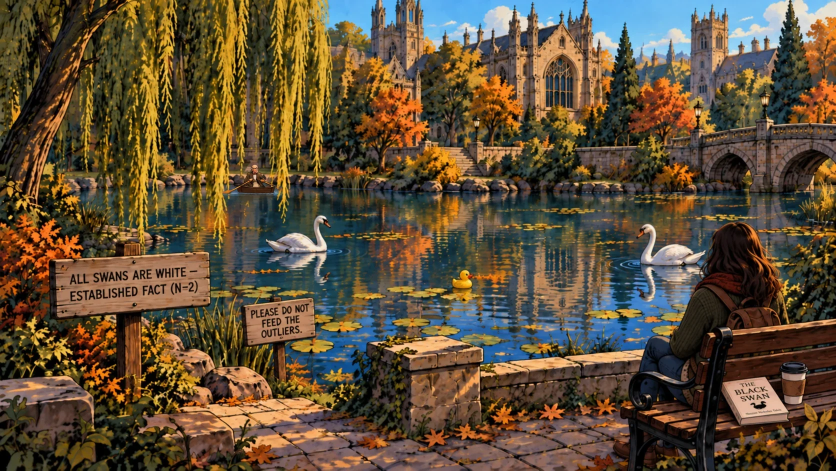
#> input picture art/png-originals/pond-bg-before-coleman.webp, 1672 x 941 px (shown at 1/2 size)
$ python grade.py ../../art/png-originals/pond-bg-before-coleman.webp ../../art/png-originals/profg-panel-close-before-monkey.webp 1.0
#> lines starting #> are read from the running program, lines starting #| are printed output that depends on the picture; after the words box and inside, x2 and y2 are one past the last pixel; in counts of white or black regions, pixels touching at a corner belong together
#!/usr/bin/env python3
"""Harmonise a figure with the cast: warm the neutral greys and navies, tame the highlights.
usage: grade.py IN.png OUT.png [amount=1.0]
Low-chroma pixels (grey cloth, charcoal, white) get a warm push in Lab; saturated colours are left
almost alone, so faces, ties and props keep their colour. Highlights above L 215 are compressed and
turned cream. The same treatment for every figure keeps the cast consistent."""
import sys
import numpy as np
import cv2
from PIL import Image
src, dst = sys.argv[1], sys.argv[2]; amount = float(sys.argv[3]) if len(sys.argv) > 3 else 1.0
im = np.array(Image.open(src).convert('RGBA'))
lab = cv2.cvtColor(im[:, :, :3], cv2.COLOR_RGB2LAB).astype(float)
L, A, B = lab[..., 0], lab[..., 1] - 128, lab[..., 2] - 128
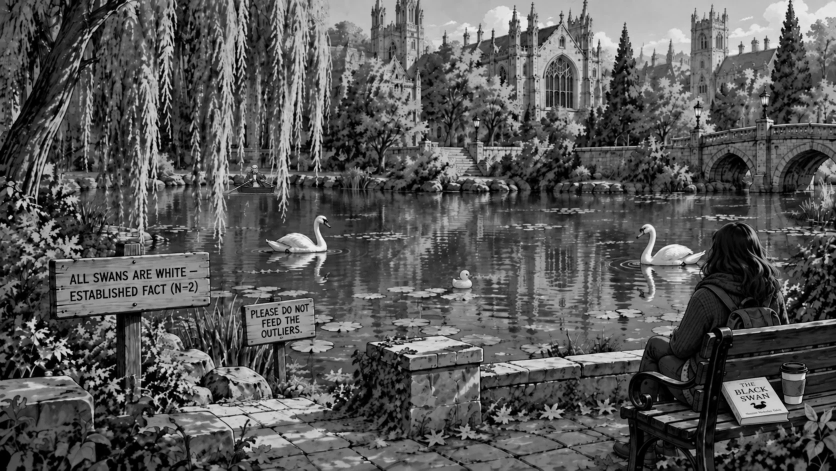
#> L: shape (941, 1672) float64 (shown at 1/2 size); min 0, max 251, mean 87.7
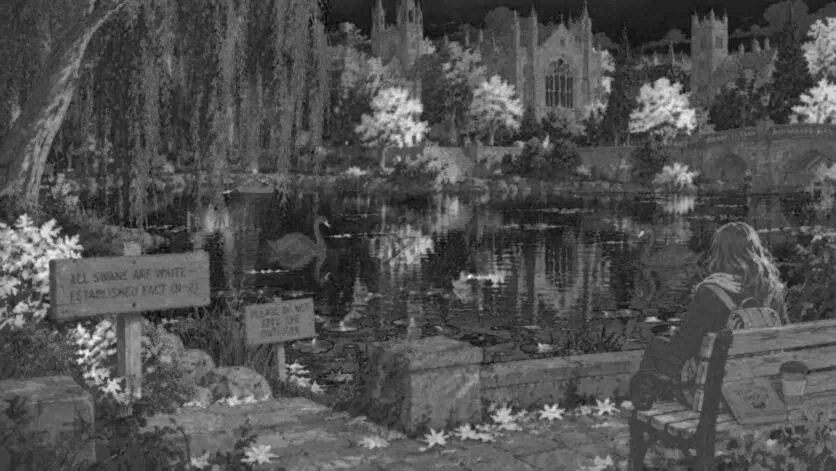
#> A: shape (941, 1672) float64 (shown at 1/2 size); min -19, max 57, mean 5; drawn with min black and max white
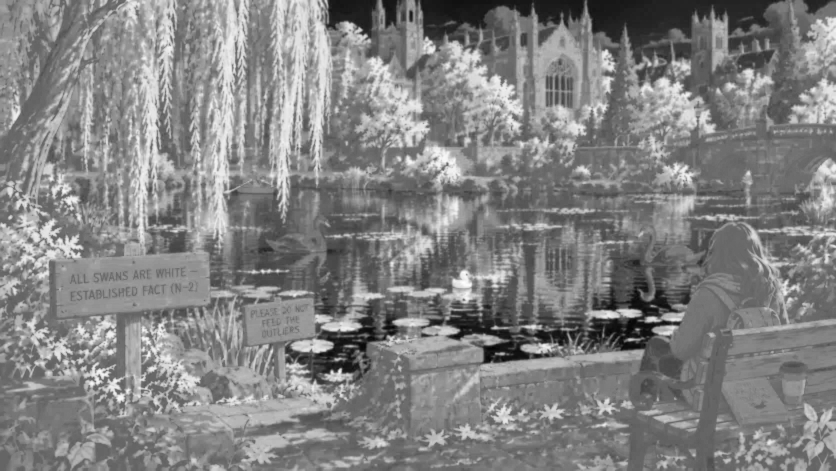
#> B: shape (941, 1672) float64 (shown at 1/2 size); min -52, max 79, mean 15.1; drawn with min black and max white
chroma = np.hypot(A, B)
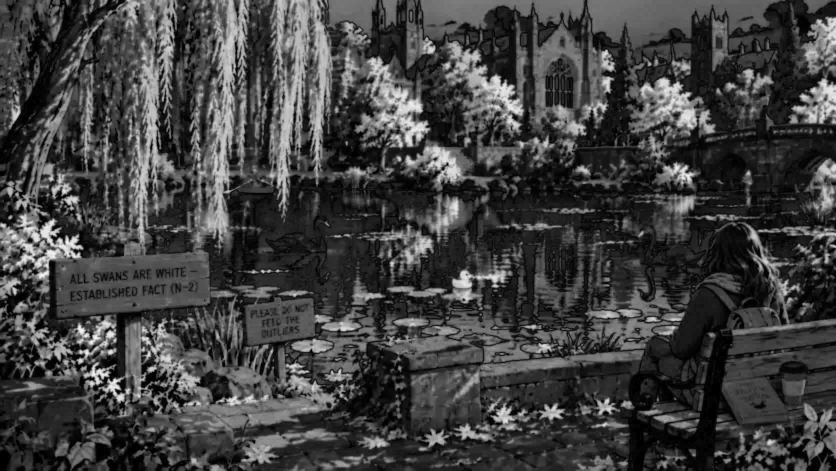
#> chroma: shape (941, 1672) float64 (shown at 1/2 size); min 0, max 88.41, mean 22.6; drawn with min black and max white
neutral = np.clip(1 - chroma / 28, 0, 1) * amount         # 1 for greys, 0 for colours
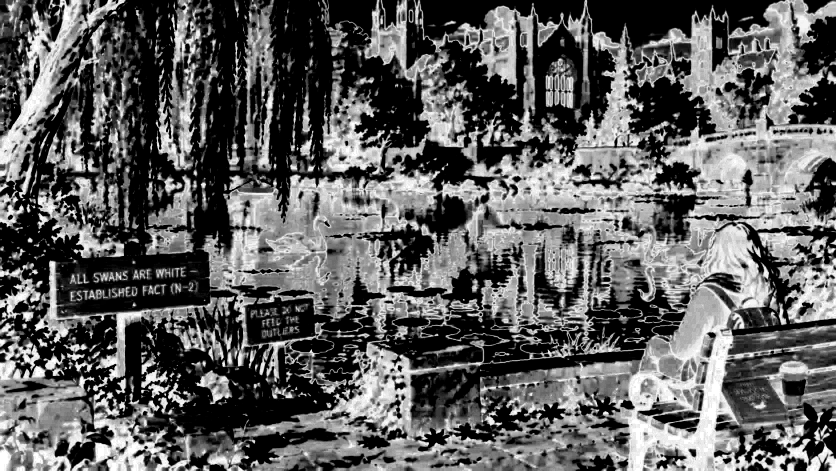
#> neutral: shape (941, 1672) float64 (shown at 1/2 size); min 0, max 1, mean 0.373
cool = np.clip(-B / 20, 0, 1) * amount                     # navies and blue-greys
A += 3.0 * neutral + 2.0 * cool
B += 9.0 * neutral + 8.0 * cool
hi = L > 215
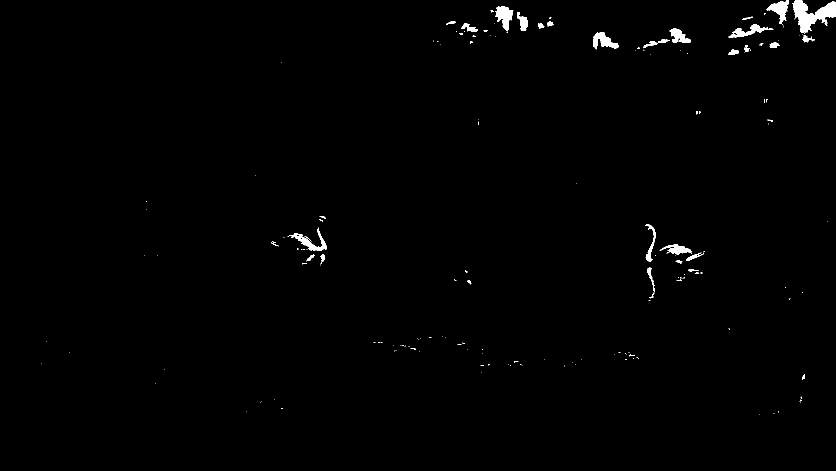
#> hi: shape (941, 1672) bool (shown at 1/2 size); 0.79% white; 188 white regions (153 under 20 px), largest, box (x1, y1, x2, y2) and area: (1584, 0, 1672, 65) 2796, (990, 12, 1027, 63) 1005, (575, 455, 653, 502) 928
L = np.where(hi, 215 + (L - 215) * 0.55, L)
B = np.where(hi, np.maximum(B, 12 * amount), B)
lab = np.dstack([L, A + 128, B + 128])
rgb = cv2.cvtColor(np.clip(lab, 0, 255).astype('uint8'), cv2.COLOR_LAB2RGB)
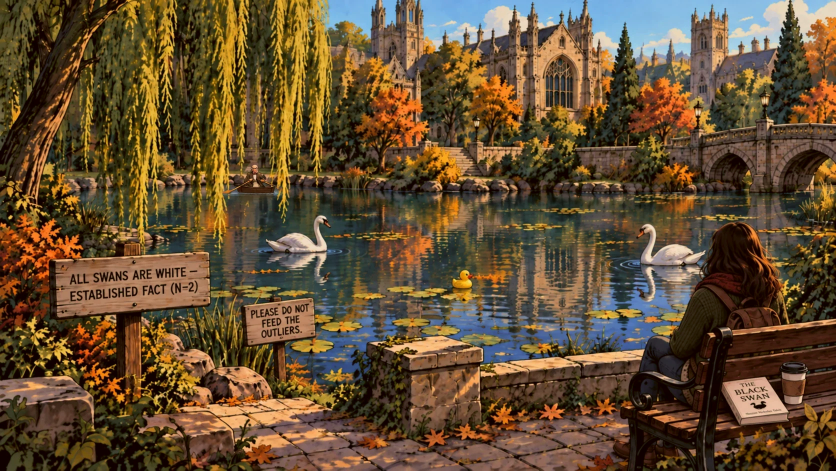
#> rgb: shape (941, 1672, 3) (shown at 1/2 size); mean R, G, B 100.1, 78.5, 51.4
Image.fromarray(np.dstack([rgb, im[:, :, 3]])).save(dst)

$ run again, on art/png-originals/profg-panel-micdrop-before-monkey.webp
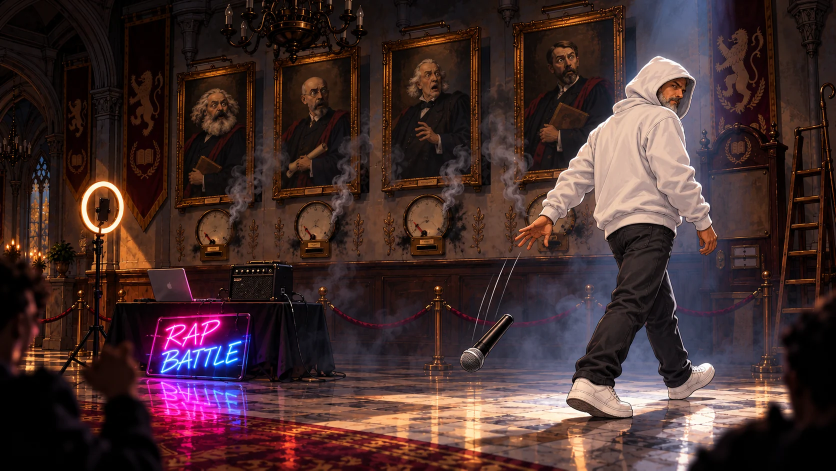
#> input picture art/png-originals/profg-panel-micdrop-before-monkey.webp, 1672 x 941 px (shown at 1/2 size)
#> `hi = L > 215`:
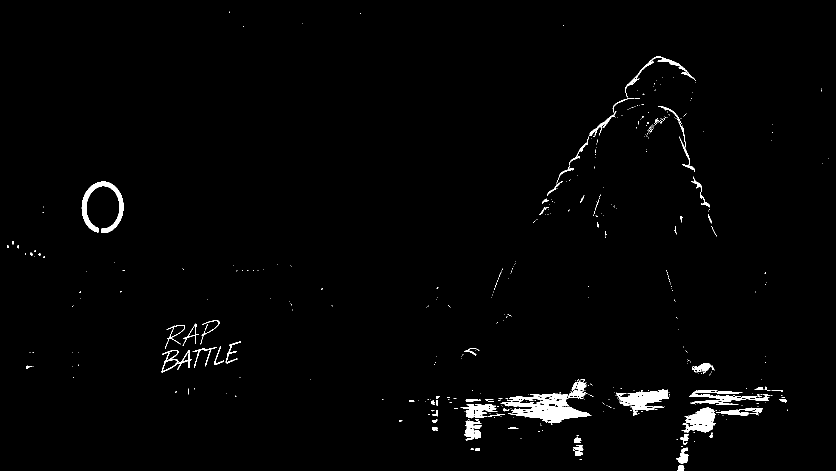
#> hi: shape (941, 1672) bool (shown at 1/2 size); 1.6% white; 488 white regions (403 under 20 px), largest, box (x1, y1, x2, y2) and area: (1001, 787, 1183, 846) 4693, (163, 363, 247, 466) 2343, (1232, 779, 1338, 824) 2284
#> `Image.fromarray(np.dstack([rgb, im[:, :, 3]])).save(dst)`:
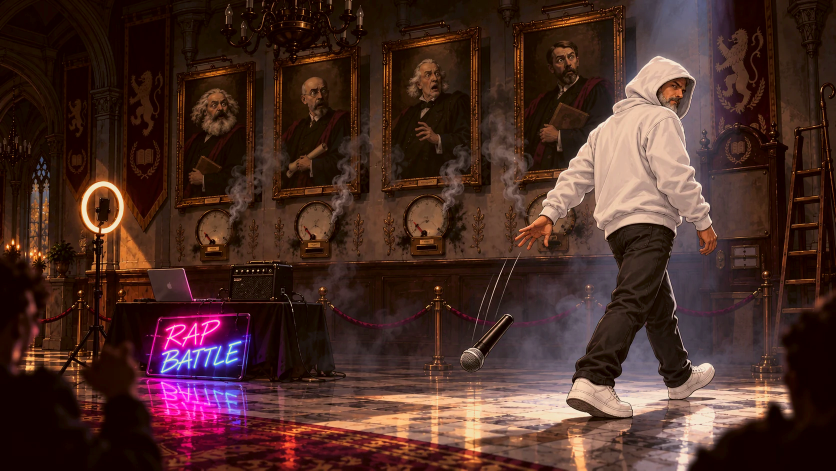
#> saved as profg-panel-micdrop-before-monkey.webp: PIL image 1672x941 RGBA (shown at 1/2 size); mean R, G, B, A 73.9, 44.5, 38.3, 255

$ run again, on art/png-originals/profg-panel-stage-before-monkey.webp
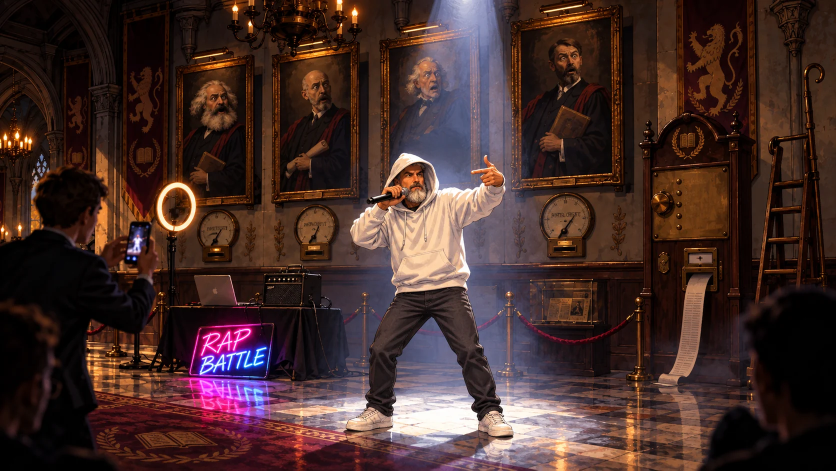
#> input picture art/png-originals/profg-panel-stage-before-monkey.webp, 1672 x 941 px (shown at 1/2 size)
#> `hi = L > 215`:
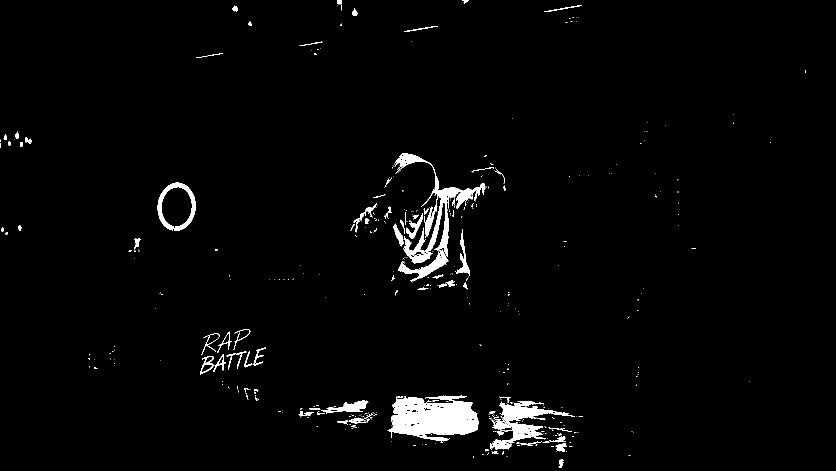
#> hi: shape (941, 1672) bool (shown at 1/2 size); 2.3% white; 460 white regions (369 under 20 px), largest, box (x1, y1, x2, y2) and area: (775, 791, 957, 883) 11091, (789, 306, 971, 514) 6058, (984, 803, 1113, 888) 4252
#> `Image.fromarray(np.dstack([rgb, im[:, :, 3]])).save(dst)`:
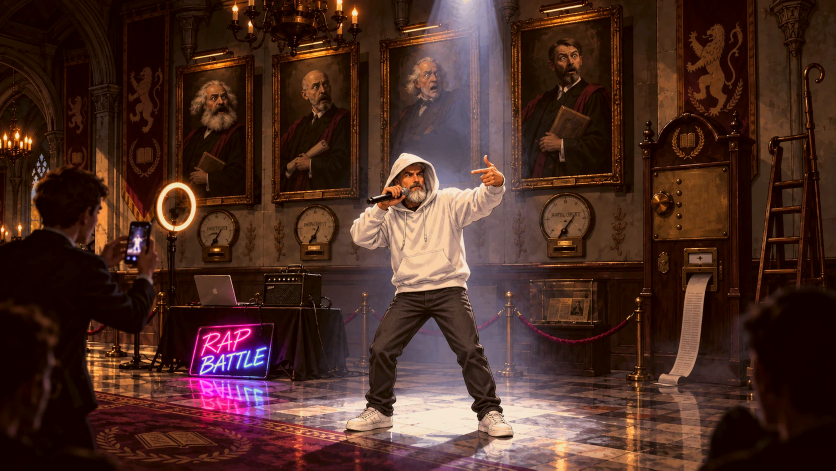
#> saved as profg-panel-stage-before-monkey.webp: PIL image 1672x941 RGBA (shown at 1/2 size); mean R, G, B, A 73.9, 43.8, 35.4, 255

$ run again, on art/png-originals/vossberg2-idle-before-recast.webp
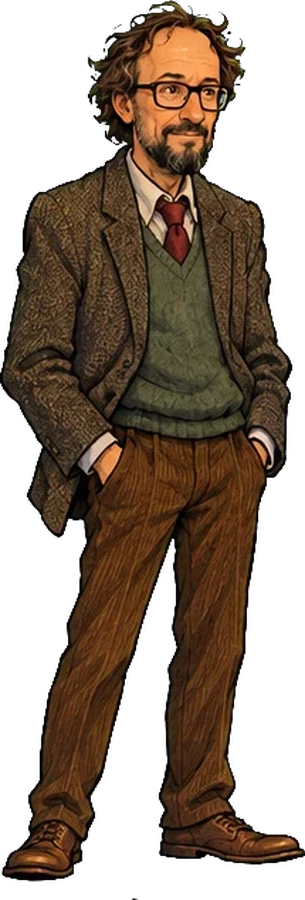
#> input picture art/png-originals/vossberg2-idle-before-recast.webp, 305 x 900 px
#> im is the input picture: shape (900, 305, 4); mean R, G, B, A 46.5, 31.6, 18.8, 145.8
#> hi: shape (900, 305) bool; 0.08% white in thin lines or dots, all inside (x1, y1, x2, y2) = (12, 4, 288, 811)
#> `rgb = cv2.cvtColor(np.clip(lab, 0, 255).astype('uint8'), cv2.COLOR_LAB..`:
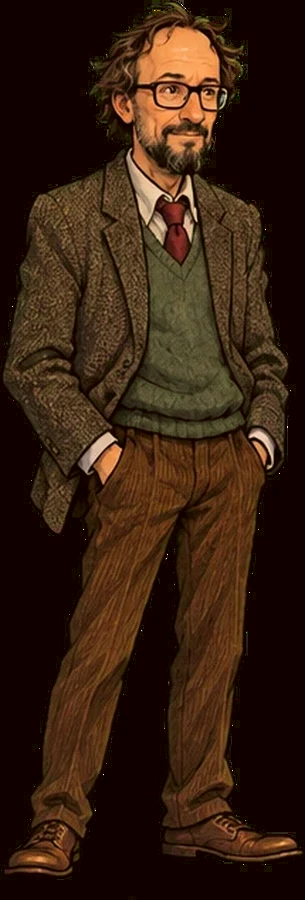
#> rgb: shape (900, 305, 3); mean R, G, B 54.4, 31.2, 16.5
